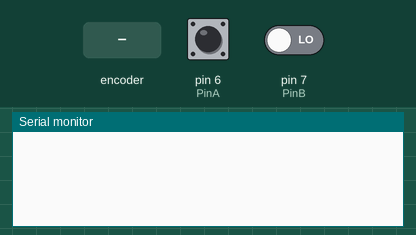
A sketch run on a simulated Arduino Uno, built with avr-gcc and run on an emulated ATmega328P. Shown: the last lines printed to the serial monitor. The test bench sets the inputs (shaded band); at power-on: pin 6 (PinA) HIGH, pin 7 (PinB) LOW.

Above: at 1.2 s.
1.3 s: rotary encoder on pin 6 (PinA) / pin 7 (PinB) turned 1 step (first pin leading)
At 2.6 s:
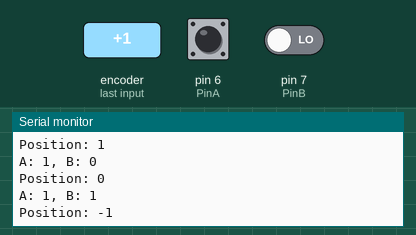
3.0 s: rotary encoder on pin 6 (PinA) / pin 7 (PinB) turned 1 step (first pin leading)
At 4.0 s:
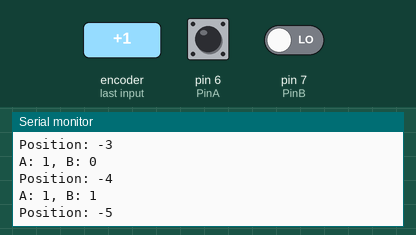
Timing chart, 0 to 6.0 s (numbered marks = the images above; inputs shaded):
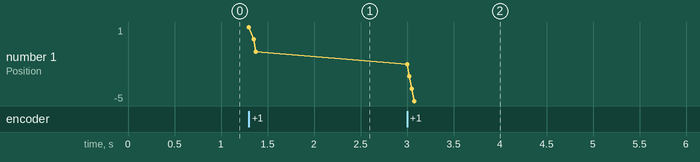

Measured:
- after the input at 1.3 s, the serial monitor: prints a new line at once (image 1)
- after the input at 3.0 s, the serial monitor: prints a new line at once (image 2)
- plotted number 1: -1 → -5 after the input at 3.0 s

The sketch:

Rotary_Encoder.ino
```cpp
int PinA = 6, PinB = 7;   // pushbutton connected to digital pin 7
int A = 0, B = 0;     // variable to store the read value
int recounter = 0;
int reA, reB, rePA, rePB;
void setup()
{
  Serial.begin(115200);
  pinMode(PinA, INPUT);
  pinMode(PinB, INPUT);
  rePA = digitalRead(PinA);
  rePB = digitalRead(PinB);
}

void loop()
{
  reA = digitalRead(PinA); // Reads the "current" state of the outputA
  reB = digitalRead(PinB);


  // If the previous and the current state of the outputA are different, that means a Pulse has occured
  if (reA != rePA || reB != rePB) {
    // If the outputB state is different to the outputA state, that means the encoder is rotating clockwise
    if(reA != rePA && reB != rePB){ // rotate too fast, miss 1 change
      recounter += 2;
    }


    else if (reA == rePB) {
      recounter ++;
    } else {
      recounter --;
    }
    Serial.print("A: ");
    Serial.print(reA);
    Serial.print(", ");
    Serial.print("B: ");
    Serial.println(reB);
    Serial.print("Position: ");
    Serial.println(recounter);
  }


  rePA = reA; // Updates the previous state of the outputA with the current state
  rePB = reB;

  /*
    A = digitalRead(PinA);   // read the input pin
    Serial.print("A: ");
    Serial.print(A);
    Serial.print(", ");
    B = digitalRead(PinB);   // read the input pin
    Serial.print("B: ");
    Serial.println(B);
  */

  //Serial.print("RE counter: ");
  //Serial.println(recounter);
}
```
